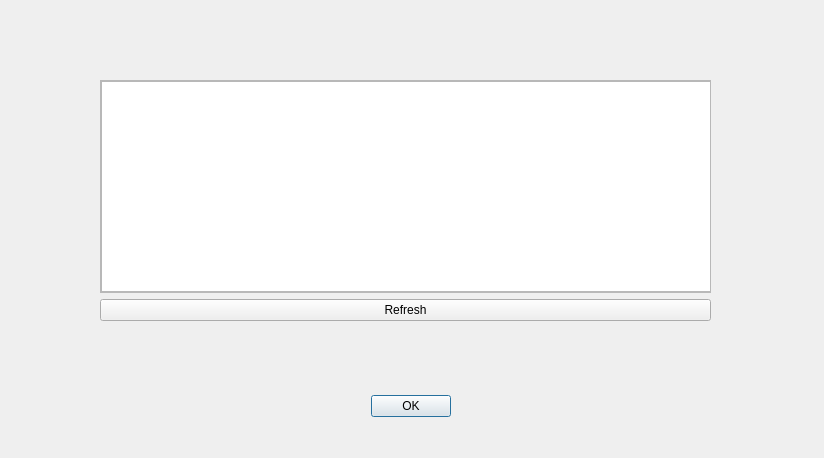
<?xml version="1.0" encoding="UTF-8"?>
<ui version="4.0">
 <class>UpdateDialog</class>
 <widget class="QDialog" name="UpdateDialog">
  <property name="geometry">
   <rect>
    <x>0</x>
    <y>0</y>
    <width>824</width>
    <height>458</height>
   </rect>
  </property>
  <property name="windowTitle">
   <string/>
  </property>
  <widget class="QDialogButtonBox" name="buttonBox">
   <property name="geometry">
    <rect>
     <x>0</x>
     <y>390</y>
     <width>821</width>
     <height>32</height>
    </rect>
   </property>
   <property name="orientation">
    <enum>Qt::Horizontal</enum>
   </property>
   <property name="standardButtons">
    <set>QDialogButtonBox::Ok</set>
   </property>
   <property name="centerButtons">
    <bool>true</bool>
   </property>
  </widget>
  <widget class="QWidget" name="verticalLayoutWidget">
   <property name="geometry">
    <rect>
     <x>100</x>
     <y>80</y>
     <width>611</width>
     <height>241</height>
    </rect>
   </property>
   <layout class="QVBoxLayout" name="verticalLayout">
    <item>
     <widget class="QScrollArea" name="scrollArea">
      <property name="widgetResizable">
       <bool>true</bool>
      </property>
      <widget class="QWidget" name="scrollAreaWidgetContents">
       <property name="geometry">
        <rect>
         <x>0</x>
         <y>0</y>
         <width>607</width>
         <height>204</height>
        </rect>
       </property>
       <widget class="QListWidget" name="listWidget">
        <property name="geometry">
         <rect>
          <x>0</x>
          <y>0</y>
          <width>611</width>
          <height>211</height>
         </rect>
        </property>
       </widget>
      </widget>
     </widget>
    </item>
    <item>
     <widget class="QPushButton" name="RefreshButton">
      <property name="text">
       <string>Refresh</string>
      </property>
     </widget>
    </item>
   </layout>
  </widget>
 </widget>
 <resources/>
 <connections>
  <connection>
   <sender>buttonBox</sender>
   <signal>accepted()</signal>
   <receiver>UpdateDialog</receiver>
   <slot>accept()</slot>
   <hints>
    <hint type="sourcelabel">
     <x>248</x>
     <y>254</y>
    </hint>
    <hint type="destinationlabel">
     <x>157</x>
     <y>274</y>
    </hint>
   </hints>
  </connection>
  <connection>
   <sender>buttonBox</sender>
   <signal>rejected()</signal>
   <receiver>UpdateDialog</receiver>
   <slot>reject()</slot>
   <hints>
    <hint type="sourcelabel">
     <x>316</x>
     <y>260</y>
    </hint>
    <hint type="destinationlabel">
     <x>286</x>
     <y>274</y>
    </hint>
   </hints>
  </connection>
 </connections>
</ui>
